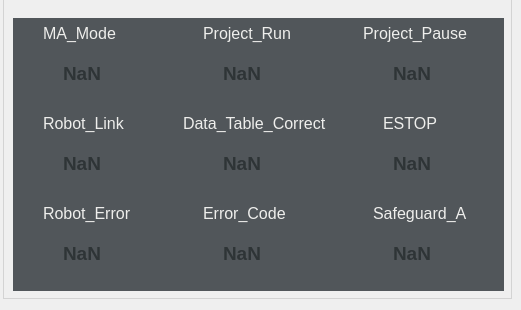
     <widget class="QWidget" name="Robot_Status_tab">
      <attribute name="title">
       <string>TM_Robot_Status</string>
      </attribute>
      <widget class="QGroupBox" name="Robot_Status_groupBox">
       <property name="geometry">
        <rect>
         <x>3</x>
         <y>-2</y>
         <width>509</width>
         <height>301</height>
        </rect>
       </property>
       <property name="font">
        <font>
         <family>Ubuntu Condensed</family>
         <pointsize>18</pointsize>
         <weight>50</weight>
         <italic>true</italic>
         <bold>false</bold>
         <underline>false</underline>
         <strikeout>false</strikeout>
         <kerning>true</kerning>
        </font>
       </property>
       <property name="styleSheet">
        <string notr="true">        QGroupBox {
            border-color: rgb(50, 50, 50);
            border: 2px solid lightgray; 
            border-width: 0.5px;
            border-style: solid;
            margin-top: 1ex; /* leave space at the top for the title */ 
        }
        QGroupBox::title {
            subcontrol-origin: margin;
            subcontrol-position: top left;
            left: 10px;
            margin-left: 0px;
            padding: 0  3px;
        }</string>
       </property>
       <property name="title">
        <string/>
       </property>
       <property name="flat">
        <bool>false</bool>
       </property>
       <widget class="QWidget" name="widget_Robot_Status_black" native="true">
        <property name="geometry">
         <rect>
          <x>10</x>
          <y>20</y>
          <width>491</width>
          <height>273</height>
         </rect>
        </property>
        <property name="styleSheet">
         <string notr="true">background-color: rgb(81, 86, 90);</string>
        </property>
        <widget class="QWidget" name="widget_Project_Run" native="true">
         <property name="geometry">
          <rect>
           <x>160</x>
           <y>0</y>
           <width>161</width>
           <height>81</height>
          </rect>
         </property>
         <property name="styleSheet">
          <string notr="true">background-color: rgb(81, 86, 90);</string>
         </property>
         <widget class="QLabel" name="Project_Run_label">
          <property name="geometry">
           <rect>
            <x>30</x>
            <y>0</y>
            <width>161</width>
            <height>31</height>
           </rect>
          </property>
          <property name="font">
           <font>
            <pointsize>8</pointsize>
           </font>
          </property>
          <property name="styleSheet">
           <string notr="true">co</string>
          </property>
          <property name="text">
           <string>&lt;html&gt;&lt;head/&gt;&lt;body&gt;&lt;p&gt;&lt;span style=&quot; font-size:12pt; color:#eeeeec;&quot;&gt;Project_Run&lt;/span&gt;&lt;/p&gt;&lt;/body&gt;&lt;/html&gt;</string>
          </property>
         </widget>
         <widget class="QLabel" name="project_run_status_label">
          <property name="geometry">
           <rect>
            <x>50</x>
            <y>40</y>
            <width>61</width>
            <height>31</height>
           </rect>
          </property>
          <property name="font">
           <font>
            <pointsize>8</pointsize>
           </font>
          </property>
          <property name="styleSheet">
           <string notr="true">co</string>
          </property>
          <property name="text">
           <string>&lt;html&gt;&lt;head/&gt;&lt;body&gt;&lt;p&gt;&lt;span style=&quot; font-size:14pt; font-weight:600; color:#2e3436;&quot;&gt;NaN&lt;/span&gt;&lt;/p&gt;&lt;/body&gt;&lt;/html&gt;</string>
          </property>
         </widget>
        </widget>
        <widget class="QWidget" name="widget_Project_Pause" native="true">
         <property name="geometry">
          <rect>
           <x>330</x>
           <y>0</y>
           <width>161</width>
           <height>81</height>
          </rect>
         </property>
         <property name="styleSheet">
          <string notr="true">background-color: rgb(81, 86, 90);</string>
         </property>
         <widget class="QLabel" name="Project_Pause_label">
          <property name="geometry">
           <rect>
            <x>20</x>
            <y>0</y>
            <width>161</width>
            <height>31</height>
           </rect>
          </property>
          <property name="font">
           <font>
            <pointsize>8</pointsize>
           </font>
          </property>
          <property name="styleSheet">
           <string notr="true">co</string>
          </property>
          <property name="text">
           <string>&lt;html&gt;&lt;head/&gt;&lt;body&gt;&lt;p&gt;&lt;span style=&quot; font-size:12pt; color:#eeeeec;&quot;&gt;Project_Pause&lt;/span&gt;&lt;/p&gt;&lt;/body&gt;&lt;/html&gt;</string>
          </property>
         </widget>
         <widget class="QLabel" name="project_pause_status_label">
          <property name="geometry">
           <rect>
            <x>50</x>
            <y>40</y>
            <width>61</width>
            <height>31</height>
           </rect>
          </property>
          <property name="font">
           <font>
            <pointsize>8</pointsize>
           </font>
          </property>
          <property name="styleSheet">
           <string notr="true">co</string>
          </property>
          <property name="text">
           <string>&lt;html&gt;&lt;head/&gt;&lt;body&gt;&lt;p&gt;&lt;span style=&quot; font-size:14pt; font-weight:600; color:#2e3436;&quot;&gt;NaN&lt;/span&gt;&lt;/p&gt;&lt;/body&gt;&lt;/html&gt;</string>
          </property>
         </widget>
        </widget>
        <widget class="QWidget" name="widget_Robot_Link" native="true">
         <property name="geometry">
          <rect>
           <x>0</x>
           <y>90</y>
           <width>161</width>
           <height>81</height>
          </rect>
         </property>
         <property name="styleSheet">
          <string notr="true">background-color: rgb(81, 86, 90);</string>
         </property>
         <widget class="QLabel" name="Robot_Link_label">
          <property name="geometry">
           <rect>
            <x>30</x>
            <y>0</y>
            <width>161</width>
            <height>31</height>
           </rect>
          </property>
          <property name="font">
           <font>
            <pointsize>8</pointsize>
           </font>
          </property>
          <property name="styleSheet">
           <string notr="true">co</string>
          </property>
          <property name="text">
           <string>&lt;html&gt;&lt;head/&gt;&lt;body&gt;&lt;p&gt;&lt;span style=&quot; font-size:12pt; color:#eeeeec;&quot;&gt;Robot_Link&lt;/span&gt;&lt;/p&gt;&lt;/body&gt;&lt;/html&gt;</string>
          </property>
         </widget>
         <widget class="QLabel" name="robot_link_status_label">
          <property name="geometry">
           <rect>
            <x>50</x>
            <y>40</y>
            <width>61</width>
            <height>31</height>
           </rect>
          </property>
          <property name="font">
           <font>
            <pointsize>8</pointsize>
           </font>
          </property>
          <property name="styleSheet">
           <string notr="true">co</string>
          </property>
          <property name="text">
           <string>&lt;html&gt;&lt;head/&gt;&lt;body&gt;&lt;p&gt;&lt;span style=&quot; font-size:14pt; font-weight:600; color:#2e3436;&quot;&gt;NaN&lt;/span&gt;&lt;/p&gt;&lt;/body&gt;&lt;/html&gt;</string>
          </property>
         </widget>
        </widget>
        <widget class="QWidget" name="widget_ESTOP" native="true">
         <property name="geometry">
          <rect>
           <x>330</x>
           <y>90</y>
           <width>161</width>
           <height>81</height>
          </rect>
         </property>
         <property name="styleSheet">
          <string notr="true">background-color: rgb(81, 86, 90);</string>
         </property>
         <widget class="QLabel" name="ESTOP_label">
          <property name="geometry">
           <rect>
            <x>40</x>
            <y>0</y>
            <width>161</width>
            <height>31</height>
           </rect>
          </property>
          <property name="font">
           <font>
            <pointsize>8</pointsize>
           </font>
          </property>
          <property name="styleSheet">
           <string notr="true">co</string>
          </property>
          <property name="text">
           <string>&lt;html&gt;&lt;head/&gt;&lt;body&gt;&lt;p&gt;&lt;span style=&quot; font-size:12pt; color:#eeeeec;&quot;&gt;ESTOP&lt;/span&gt;&lt;/p&gt;&lt;/body&gt;&lt;/html&gt;</string>
          </property>
         </widget>
         <widget class="QLabel" name="estop_status_label">
          <property name="geometry">
           <rect>
            <x>50</x>
            <y>40</y>
            <width>61</width>
            <height>31</height>
           </rect>
          </property>
          <property name="font">
           <font>
            <pointsize>8</pointsize>
           </font>
          </property>
          <property name="styleSheet">
           <string notr="true">co</string>
          </property>
          <property name="text">
           <string>&lt;html&gt;&lt;head/&gt;&lt;body&gt;&lt;p&gt;&lt;span style=&quot; font-size:14pt; font-weight:600; color:#2e3436;&quot;&gt;NaN&lt;/span&gt;&lt;/p&gt;&lt;/body&gt;&lt;/html&gt;</string>
          </property>
         </widget>
        </widget>
        <widget class="QWidget" name="widget_Data_Table_Correct" native="true">
         <property name="geometry">
          <rect>
           <x>160</x>
           <y>90</y>
           <width>161</width>
           <height>81</height>
          </rect>
         </property>
         <property name="styleSheet">
          <string notr="true">background-color: rgb(81, 86, 90);</string>
         </property>
         <widget class="QLabel" name="Data_Table_Correct_label">
          <property name="geometry">
           <rect>
            <x>10</x>
            <y>0</y>
            <width>161</width>
            <height>31</height>
           </rect>
          </property>
          <property name="font">
           <font>
            <pointsize>8</pointsize>
           </font>
          </property>
          <property name="styleSheet">
           <string notr="true">co</string>
          </property>
          <property name="text">
           <string>&lt;html&gt;&lt;head/&gt;&lt;body&gt;&lt;p&gt;&lt;span style=&quot; font-size:12pt; color:#eeeeec;&quot;&gt;Data_Table_Correct&lt;/span&gt;&lt;/p&gt;&lt;/body&gt;&lt;/html&gt;</string>
          </property>
         </widget>
         <widget class="QLabel" name="data_table_correct_status_label">
          <property name="geometry">
           <rect>
            <x>50</x>
            <y>40</y>
            <width>61</width>
            <height>31</height>
           </rect>
          </property>
          <property name="font">
           <font>
            <pointsize>8</pointsize>
           </font>
          </property>
          <property name="styleSheet">
           <string notr="true">co</string>
          </property>
          <property name="text">
           <string>&lt;html&gt;&lt;head/&gt;&lt;body&gt;&lt;p&gt;&lt;span style=&quot; font-size:14pt; font-weight:600; color:#2e3436;&quot;&gt;NaN&lt;/span&gt;&lt;/p&gt;&lt;/body&gt;&lt;/html&gt;</string>
          </property>
         </widget>
        </widget>
        <widget class="QWidget" name="widget_Safeguard_A" native="true">
         <property name="geometry">
          <rect>
           <x>330</x>
           <y>180</y>
           <width>161</width>
           <height>81</height>
          </rect>
         </property>
         <property name="styleSheet">
          <string notr="true">background-color: rgb(81, 86, 90);</string>
         </property>
         <widget class="QLabel" name="Safeguard_A_label">
          <property name="geometry">
           <rect>
            <x>30</x>
            <y>0</y>
            <width>161</width>
            <height>31</height>
           </rect>
          </property>
          <property name="font">
           <font>
            <pointsize>8</pointsize>
           </font>
          </property>
          <property name="styleSheet">
           <string notr="true">co</string>
          </property>
          <property name="text">
           <string>&lt;html&gt;&lt;head/&gt;&lt;body&gt;&lt;p&gt;&lt;span style=&quot; font-size:12pt; color:#eeeeec;&quot;&gt;Safeguard_A&lt;/span&gt;&lt;/p&gt;&lt;/body&gt;&lt;/html&gt;</string>
          </property>
         </widget>
         <widget class="QLabel" name="safeguard_a_status_label">
          <property name="geometry">
           <rect>
            <x>50</x>
            <y>40</y>
            <width>61</width>
            <height>31</height>
           </rect>
          </property>
          <property name="font">
           <font>
            <pointsize>8</pointsize>
           </font>
          </property>
          <property name="styleSheet">
           <string notr="true">co</string>
          </property>
          <property name="text">
           <string>&lt;html&gt;&lt;head/&gt;&lt;body&gt;&lt;p&gt;&lt;span style=&quot; font-size:14pt; font-weight:600; color:#2e3436;&quot;&gt;NaN&lt;/span&gt;&lt;/p&gt;&lt;/body&gt;&lt;/html&gt;</string>
          </property>
         </widget>
        </widget>
        <widget class="QWidget" name="widget_Robot_Error" native="true">
         <property name="geometry">
          <rect>
           <x>0</x>
           <y>180</y>
           <width>161</width>
           <height>81</height>
          </rect>
         </property>
         <property name="styleSheet">
          <string notr="true">background-color: rgb(81, 86, 90);</string>
         </property>
         <widget class="QLabel" name="Robot_Error_label">
          <property name="geometry">
           <rect>
            <x>30</x>
            <y>0</y>
            <width>161</width>
            <height>31</height>
           </rect>
          </property>
          <property name="font">
           <font>
            <pointsize>8</pointsize>
           </font>
          </property>
          <property name="styleSheet">
           <string notr="true">co</string>
          </property>
          <property name="text">
           <string>&lt;html&gt;&lt;head/&gt;&lt;body&gt;&lt;p&gt;&lt;span style=&quot; font-size:12pt; color:#eeeeec;&quot;&gt;Robot_Error&lt;/span&gt;&lt;/p&gt;&lt;/body&gt;&lt;/html&gt;</string>
          </property>
         </widget>
         <widget class="QLabel" name="robot_error_status_label">
          <property name="geometry">
           <rect>
            <x>50</x>
            <y>40</y>
            <width>61</width>
            <height>31</height>
           </rect>
          </property>
          <property name="font">
           <font>
            <pointsize>8</pointsize>
           </font>
          </property>
          <property name="styleSheet">
           <string notr="true">co</string>
          </property>
          <property name="text">
           <string>&lt;html&gt;&lt;head/&gt;&lt;body&gt;&lt;p&gt;&lt;span style=&quot; font-size:14pt; font-weight:600; color:#2e3436;&quot;&gt;NaN&lt;/span&gt;&lt;/p&gt;&lt;/body&gt;&lt;/html&gt;</string>
          </property>
         </widget>
        </widget>
        <widget class="QWidget" name="widget_Error_Code" native="true">
         <property name="geometry">
          <rect>
           <x>160</x>
           <y>180</y>
           <width>161</width>
           <height>81</height>
          </rect>
         </property>
         <property name="styleSheet">
          <string notr="true">background-color: rgb(81, 86, 90);</string>
         </property>
         <widget class="QLabel" name="Error_Code_label">
          <property name="geometry">
           <rect>
            <x>30</x>
            <y>0</y>
            <width>161</width>
            <height>31</height>
           </rect>
          </property>
          <property name="font">
           <font>
            <pointsize>8</pointsize>
           </font>
          </property>
          <property name="styleSheet">
           <string notr="true">co</string>
          </property>
          <property name="text">
           <string>&lt;html&gt;&lt;head/&gt;&lt;body&gt;&lt;p&gt;&lt;span style=&quot; font-size:12pt; color:#eeeeec;&quot;&gt;Error_Code&lt;/span&gt;&lt;/p&gt;&lt;/body&gt;&lt;/html&gt;</string>
          </property>
         </widget>
         <widget class="QLabel" name="error_code_status_label">
          <property name="geometry">
           <rect>
            <x>50</x>
            <y>40</y>
            <width>101</width>
            <height>31</height>
           </rect>
          </property>
          <property name="font">
           <font>
            <pointsize>8</pointsize>
           </font>
          </property>
          <property name="styleSheet">
           <string notr="true">co</string>
          </property>
          <property name="text">
           <string>&lt;html&gt;&lt;head/&gt;&lt;body&gt;&lt;p&gt;&lt;span style=&quot; font-size:14pt; font-weight:600; color:#2e3436;&quot;&gt;NaN&lt;/span&gt;&lt;/p&gt;&lt;/body&gt;&lt;/html&gt;</string>
          </property>
         </widget>
        </widget>
        <widget class="QWidget" name="widget_Error_Content" native="true">
         <property name="geometry">
          <rect>
           <x>0</x>
           <y>0</y>
           <width>161</width>
           <height>81</height>
          </rect>
         </property>
         <property name="styleSheet">
          <string notr="true">background-color: rgb(81, 86, 90);</string>
         </property>
         <widget class="QLabel" name="MA_Mode_label">
          <property name="geometry">
           <rect>
            <x>30</x>
            <y>0</y>
            <width>111</width>
            <height>31</height>
           </rect>
          </property>
          <property name="font">
           <font>
            <pointsize>8</pointsize>
           </font>
          </property>
          <property name="styleSheet">
           <string notr="true">co</string>
          </property>
          <property name="text">
           <string>&lt;html&gt;&lt;head/&gt;&lt;body&gt;&lt;p&gt;&lt;span style=&quot; font-size:12pt; color:#eeeeec;&quot;&gt;MA_Mode&lt;/span&gt;&lt;/p&gt;&lt;/body&gt;&lt;/html&gt;</string>
          </property>
         </widget>
         <widget class="QLabel" name="ma_mode_label">
          <property name="geometry">
           <rect>
            <x>50</x>
            <y>40</y>
            <width>91</width>
            <height>31</height>
           </rect>
          </property>
          <property name="font">
           <font>
            <pointsize>8</pointsize>
           </font>
          </property>
          <property name="styleSheet">
           <string notr="true">co</string>
          </property>
          <property name="text">
           <string>&lt;html&gt;&lt;head/&gt;&lt;body&gt;&lt;p&gt;&lt;span style=&quot; font-size:14pt; font-weight:600; color:#2e3436;&quot;&gt;NaN&lt;/span&gt;&lt;/p&gt;&lt;/body&gt;&lt;/html&gt;</string>
          </property>
         </widget>
        </widget>
       </widget>
      </widget>
     </widget>
